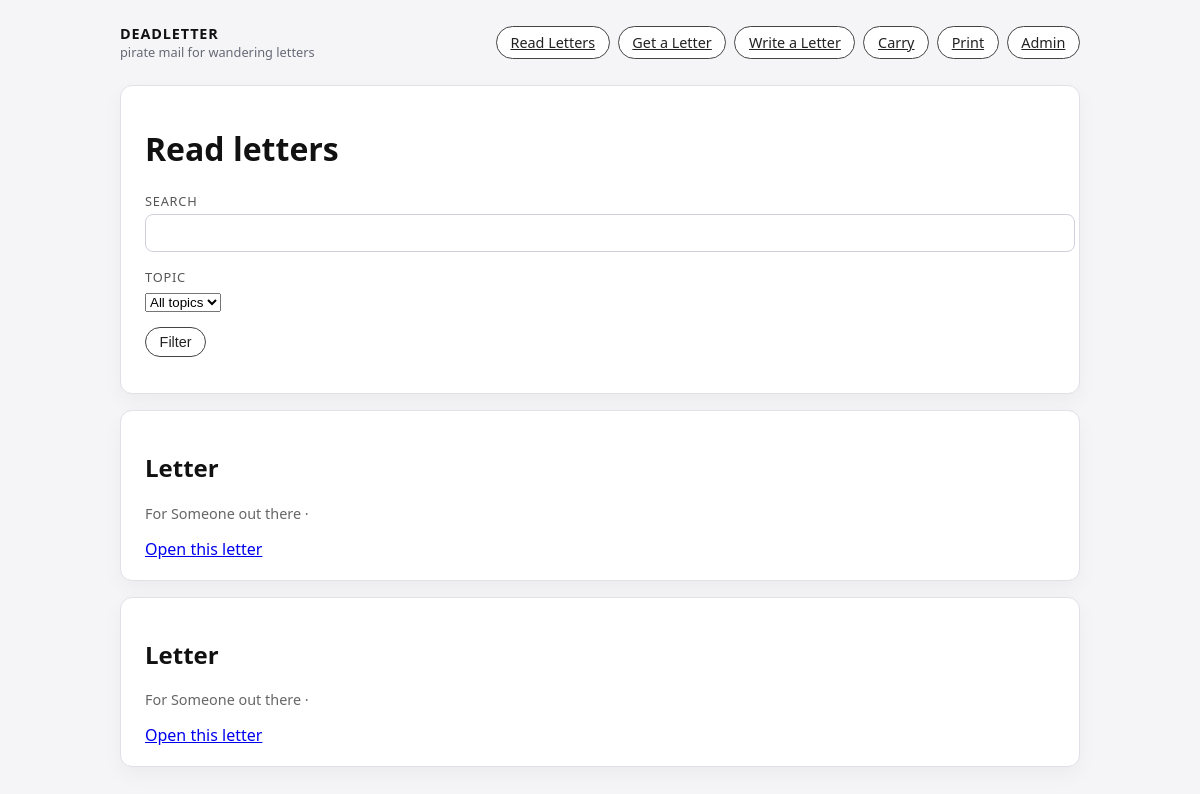
/letters/read/, run on an earlier commit of the app's database.
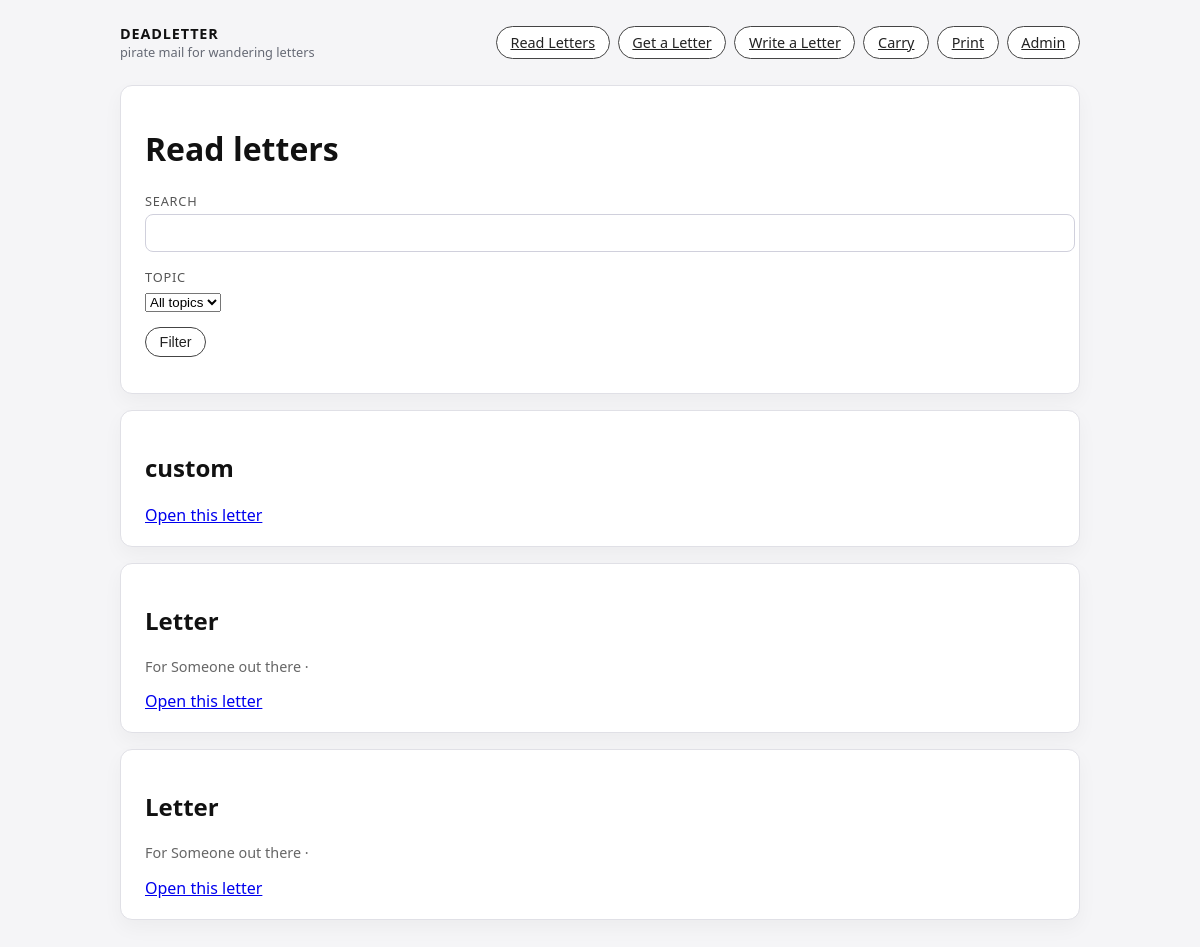
And on a later commit of the database.
### letters/models.py (models this page shows, shortened)
class LetterInstance(models.Model):
    concept = models.ForeignKey(
        LetterConcept,
        null=True,
        blank=True,
        on_delete=models.SET_NULL,
        related_name="instances",
    )
    recipient = models.ForeignKey(
        Person,
        null=True,
        blank=True,
        on_delete=models.SET_NULL,
        related_name="letter_instances",
    )
    code = models.CharField(
        max_length=32,
        unique=True,
        default=generate_letter_code,
        help_text="Short ID printed on the letter and encoded in QR.",
    )
    body_text = models.TextField(
        blank=True,
        help_text="Digital text of this specific letter, if written online.",
    )
    current_city = models.CharField(max_length=255, blank=True)
    current_region = models.CharField(max_length=255, blank=True)
    current_state = models.CharField(max_length=255, blank=True)
    current_social_place_name = models.CharField(
        max_length=255,
        blank=True,
        help_text="If the letter is left at a specific place (bar, camp, etc.).",
    )
    status = models.CharField(
        max_length=32,
        choices=[
            ("created", "Created"),
            ("waiting", "Waiting for carrier"),
            ("traveling", "Traveling"),
            ("left", "Left at location"),
            ("delivered", "Delivered"),
            ("archived", "Archived"),
        ],
        default="created",
    )
    is_public = models.BooleanField(
        default=True,
        help_text="If false, hide this letter body from public reading views.",
    )
    created_at = models.DateTimeField(auto_now_add=True)
    created_by = models.ForeignKey(
        settings.AUTH_USER_MODEL,
        null=True,
        blank=True,
        on_delete=models.SET_NULL,
        related_name="letter_instances_created",
    )
    class Meta:
        ordering = ["-created_at"]

class LetterConcept(models.Model):
    title = models.CharField(max_length=255, blank=True)
    description = models.TextField(blank=True)
    write_prompt = models.TextField(
        blank=True,
        help_text="Optional guidance or script; often same as person's write_about.",
    )
    destination_social_place_name = models.CharField(
        max_length=255,
        blank=True,
        help_text="Bar, camp, venue, etc., where this should arrive.",
    )
    destination_city = models.CharField(max_length=255, blank=True)
    destination_region = models.CharField(max_length=255, blank=True)
    destination_state = models.CharField(max_length=255, blank=True)
    created_for = models.ForeignKey(
        Person,
        null=True,
        blank=True,
        on_delete=models.SET_NULL,
        related_name="letter_concepts",
    )
    created_at = models.DateTimeField(auto_now_add=True)
    created_by = models.ForeignKey(
        settings.AUTH_USER_MODEL,
        null=True,
        blank=True,
        on_delete=models.SET_NULL,
        related_name="letter_concepts_created",
    )
    class Meta:
        ordering = ["-created_at"]

### people/models.py (models this page shows, shortened)
class Person(models.Model):
    nickname = models.CharField(max_length=255)
    city = models.CharField(max_length=255, blank=True)
    region = models.CharField(max_length=255, blank=True)
    state = models.CharField(max_length=255, blank=True)
    social_place_name = models.CharField(
        max_length=255,
        blank=True,
        help_text="Bar, camp, venue, event space, etc.",
    )
    write_about = models.TextField(
        blank=True,
        help_text="Short topic or prompt for this person.",
    )
    created_at = models.DateTimeField(auto_now_add=True)
    created_by = models.ForeignKey(
        settings.AUTH_USER_MODEL,
        null=True,
        blank=True,
        on_delete=models.SET_NULL,
        related_name="people_created",
    )
    email = models.EmailField(blank=True)  # <-- ADD THIS
    is_active = models.BooleanField(default=True)
    class Meta:
        ordering = ["-created_at"]

### letters/views.py (the view, shortened to what this page needs)
# urls.py: path("read/", views.letter_read_list, name="letter_read_list"),
def letter_read_list(request):
    topic_id = request.GET.get("topic")
    q = request.GET.get("q", "")
    qs = (
        LetterInstance.objects.filter(is_public=True, body_text__gt="")
        .select_related("concept", "recipient")
        .prefetch_related("concept__letter_topics__topic")
        .order_by("-created_at")
    )
    if topic_id:
        qs = qs.filter(concept__letter_topics__topic_id=topic_id)
    topics = Topic.objects.order_by("name")
    letters = qs[:100]
    return render(
        request,
        "letter_read_list.html",
        {
            "letters": letters,
            "topics": topics,
            "selected_topic": topic_id,
            "q": q,
        },
    )

### letters/markdown_utils.py (called while the page is built)
def render_markdown_safe(text: str) -> str:
    html = markdown.markdown(
        text or "",
        extensions=["extra", "sane_lists"],
        output_format="html5",
    )
    return nh3.clean(
        html,
        tags={"p", "em", "strong", "ul", "ol", "li", "blockquote", "a", "span", "h1", "h2", "h3", "code"},
        attributes={"a": {"href", "title"}, "span": {"style"}},
    )

### letters/templatetags/letter_markdown.py (called while the page is built)
@register.filter(name="render_markdown")
def render_markdown(value):
    return render_markdown_safe(value or "")

### templates/letter_read_list.html (shortened to what this page needs)
{% extends "base.html" %}
{% load letter_markdown %}
{% block content %}
<div class="card">
  <h1>Read letters</h1>
  <form method="get" style="margin-bottom: 1rem;">
    <p>
      <label for="q">Search</label>
      <input type="text" name="q" id="q" value="{{ q }}">
    </p>
    <p>
      <label for="topic">Topic</label>
      <select name="topic" id="topic">
        <option value="">All topics</option>
      </select>
    </p>
    <button type="submit">Filter</button>
  </form>
</div>
{% for letter in letters %}
  <div class="card">
    <h2>
      {% if letter.concept %}
        {{ letter.concept.title|default:"Letter" }}
      {% else %}
        Letter
      {% endif %}
    </h2>
    {% if letter.recipient %}
      <p style="margin-top: 0; font-size: 0.9rem; color: #666;">
        For {{ letter.recipient.nickname }}
        · {{ letter.recipient.city }} {{ letter.recipient.region }} {{ letter.recipient.state }}
      </p>
    {% endif %}
    <p style="margin: 0;">
      <a href="{% url 'letter_public' letter.code %}">Open this letter</a>
    </p>
  </div>
{% empty %}
  <div class="card">
    <p>No letters found.</p>
  </div>
{% endfor %}
{% endblock %}

What changed in the data, as far as the page shows it:
added LetterInstance: concept "custom"
